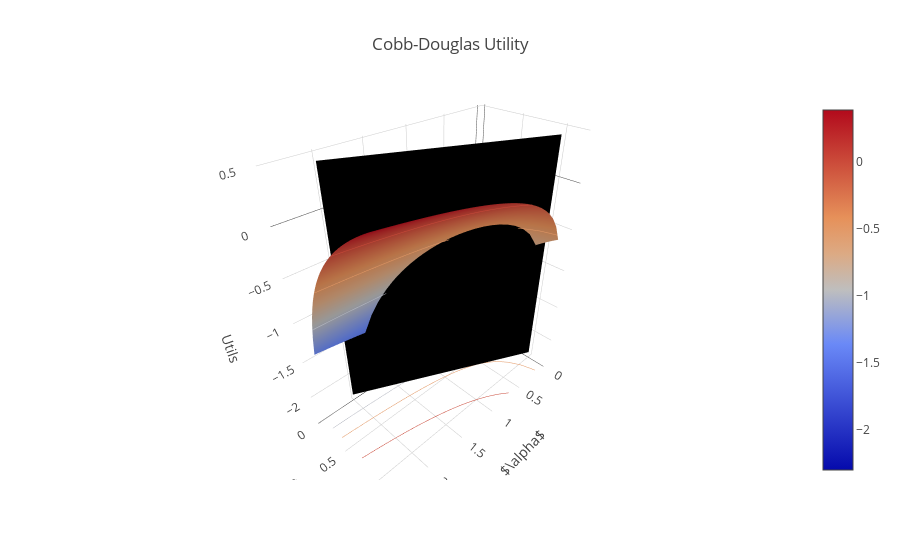

Write notebook code for a chart like this one.
### Markdown cell above
Now, how about  the budget constraint?

### Code cell
import plotly.offline as py
import plotly.graph_objs as go
import numpy as np
import pandas as pd
from cfe import demands

py.init_notebook_mode(connected=True)

########### Play with these parameters
alpha=[0.3,0.7] # Preference parameters
beta=[1,1] # Curvature parameters

####################

U = lambda c: demands.utility(c,alpha,beta,0)

# Prices of goods
p = (1,2)

# Budget
x=2

c1 = np.linspace(0.1, x/p[0]*1.2, 30)
c2 = np.linspace(0.1, x/p[1]*1.2, 30)

Utils = np.array([[U([c_1,c_2]) for c_1 in c1] for c_2 in c2])

Ustar =  demands.marshallian.indirect_utility(x,p,alpha,1,0)

xs = [0,x/p[0],0,x/p[0]]
ys = [x/p[1],0,x/p[1],0]
zs = [Utils.min(),Utils.min(),Utils.max()*1.1,Utils.max()*1.1]

budget= [{
    'type': 'mesh3d',        
    'x': xs,
    'y': ys,
    'z': zs,
    'delaunayaxis':'x',
    'color': 'black',
    'opacity': 1.0,
}]

utils = [
    go.Surface(
        x=c1,
        y=c2,
        z=Utils,
        contours=go.surface.Contours(
            z=go.surface.contours.Z(
              show=True,
              usecolormap=True,
              highlightcolor="#42f462",
              project=dict(z=True)
            )
        )
    )
]

data = budget + utils


layout = go.Layout(
    title='Cobb-Douglas Utility',
    scene={'xaxis':{'title':'$\\alpha$'},
           'yaxis':{'title':'$c_2$'},
           'zaxis':{'title':'Utils'}})

fig = go.Figure(data=data, layout=layout)

py.iplot(fig, filename='latex')

### Figure 1 — Plotly figure (JSON) as saved in the notebook; plotly's stock layout.template omitted (floating-point values rounded to 4 significant figures; data arrays with more than 128 entries replaced by an {"elided": "..."} marker saying what was removed)
{"data": [{"color": "black", "delaunayaxis": "x", "opacity": 1, "type": "mesh3d", "uid": "6de19b5a-13ce-42df-8414-e5d41b850bf2", "x": [0, 2, 0, 2], "y": [1, 0, 1, 0], "z": [-2.303, -2.303, 0.4293, 0.4293]}, {"contours": {"z": {"highlightcolor": "#42f462", "project": {"z": true}, "show": true, "usecolormap": true}}, "type": "surface", "uid": "fda23c3d-fed0-48bf-a400-ba9458297645", "x": [0.1, 0.1793, 0.2586, 0.3379, 0.4172, 0.4966, 0.5759, 0.6552, 0.7345, 0.8138, 0.8931, 0.9724, 1.052, 1.131, 1.21, 1.29, 1.369, 1.448, 1.528, 1.607, 1.686, 1.766, 1.845, 1.924, 2.003, 2.083, 2.162, 2.241, 2.321, 2.4], "y": [0.1, 0.1379, 0.1759, 0.2138, 0.2517, 0.2897, 0.3276, 0.3655, 0.4034, 0.4414, 0.4793, 0.5172, 0.5552, 0.5931, 0.631, 0.669, 0.7069, 0.7448, 0.7828, 0.8207, 0.8586, 0.8966, 0.9345, 0.9724, 1.01, 1.048, 1.086, 1.124, 1.162, 1.2], "z": {"elided": "30x30 float values"}}], "layout": {"scene": {"xaxis": {"title": "$\\alpha$"}, "yaxis": {"title": "$c_2$"}, "zaxis": {"title": "Utils"}}, "title": "Cobb-Douglas Utility"}}
